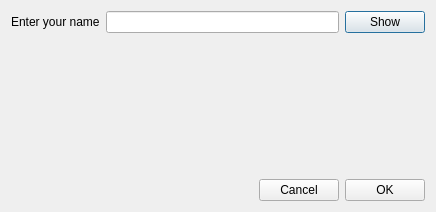
<?xml version="1.0" encoding="UTF-8"?>
<ui version="4.0">
 <class>Dialog</class>
 <widget class="QDialog" name="Dialog">
  <property name="geometry">
   <rect>
    <x>0</x>
    <y>0</y>
    <width>436</width>
    <height>212</height>
   </rect>
  </property>
  <property name="windowTitle">
   <string>Dialog</string>
  </property>
  <layout class="QVBoxLayout" name="verticalLayout">
   <item>
    <layout class="QHBoxLayout" name="horizontalLayout">
     <item>
      <widget class="QLabel" name="label">
       <property name="text">
        <string>Enter your name</string>
       </property>
      </widget>
     </item>
     <item>
      <widget class="QLineEdit" name="lineEdit"/>
     </item>
     <item>
      <widget class="QPushButton" name="btnShow">
       <property name="text">
        <string>Show</string>
       </property>
      </widget>
     </item>
    </layout>
   </item>
   <item>
    <spacer name="verticalSpacer_2">
     <property name="orientation">
      <enum>Qt::Vertical</enum>
     </property>
     <property name="sizeHint" stdset="0">
      <size>
       <width>20</width>
       <height>40</height>
      </size>
     </property>
    </spacer>
   </item>
   <item>
    <layout class="QHBoxLayout" name="horizontalLayout_2">
     <item>
      <spacer name="horizontalSpacer">
       <property name="orientation">
        <enum>Qt::Horizontal</enum>
       </property>
       <property name="sizeHint" stdset="0">
        <size>
         <width>40</width>
         <height>20</height>
        </size>
       </property>
      </spacer>
     </item>
     <item>
      <widget class="QPushButton" name="btnCancel">
       <property name="text">
        <string>Cancel</string>
       </property>
      </widget>
     </item>
     <item>
      <widget class="QPushButton" name="btnOk">
       <property name="text">
        <string>OK</string>
       </property>
      </widget>
     </item>
    </layout>
   </item>
  </layout>
 </widget>
 <resources/>
 <connections/>
</ui>
